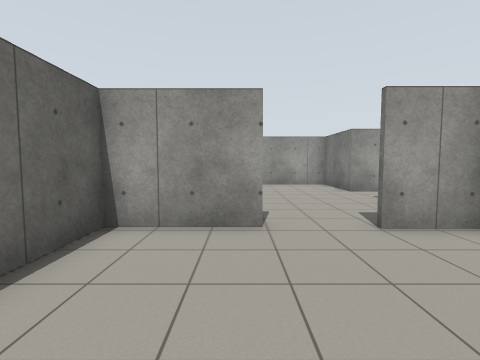
[1] (above)

18 first-person views from a walk through a Gazebo world. The camera is 1.2 m above the floor, tilts 4° down and sees 85° across. The floor is counted in squares, 1 m on a side. Each view is taken from the middle of a square. On the plan, view 1 faces up. The plan holds only what a view shows up to about 12 squares ahead; the rest is blank.

[2]
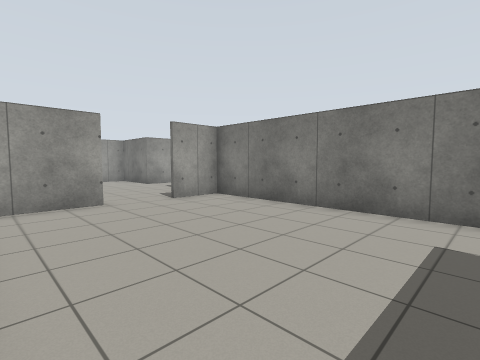

[3]
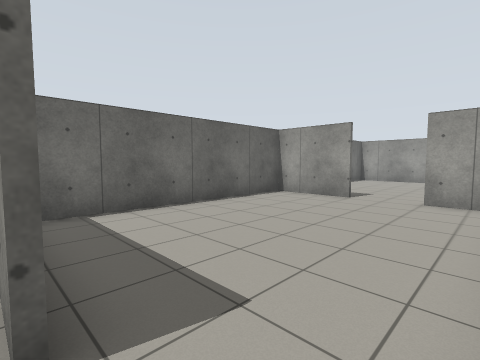

[4]
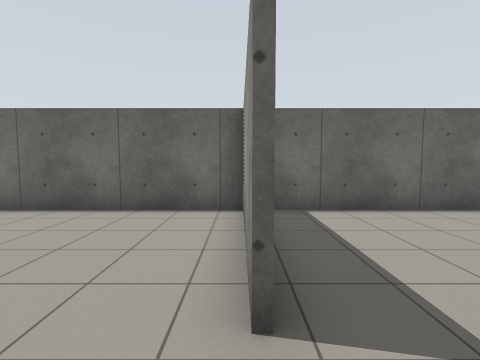

[5]
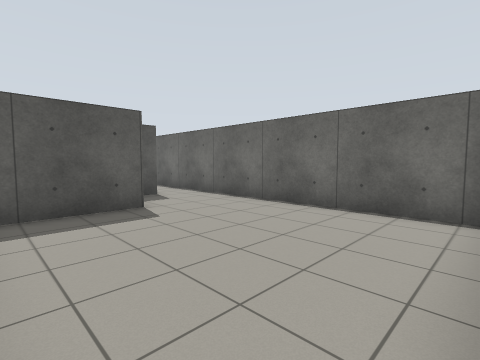

[6]
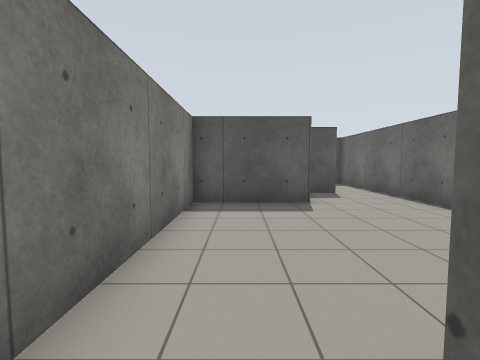

[7]
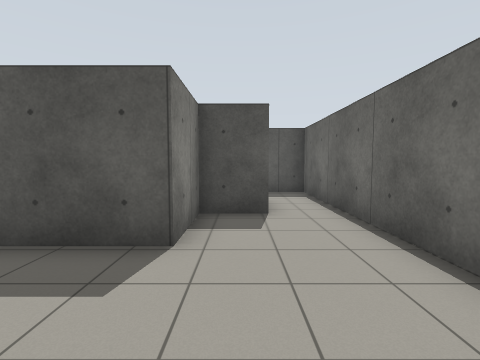

[8]
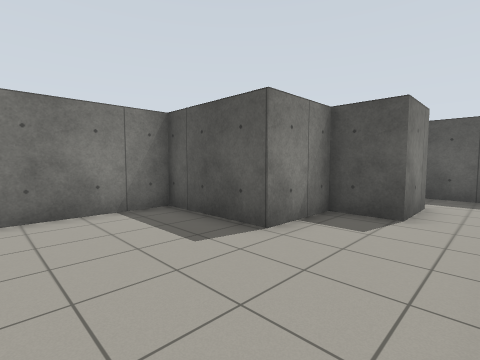

[9]
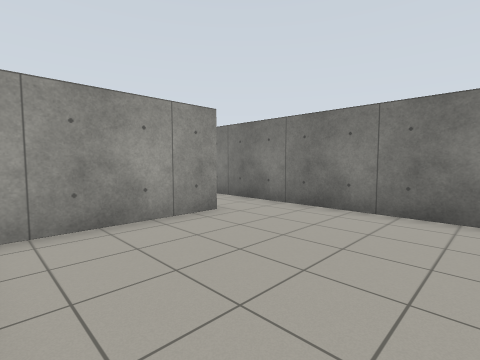

[10]
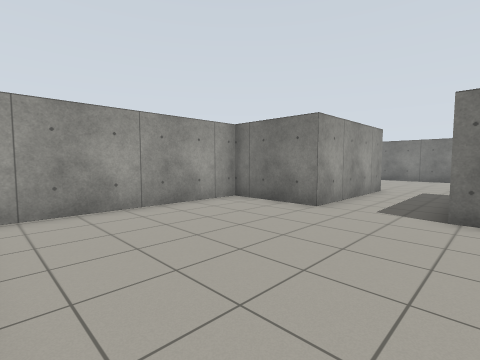

[11]
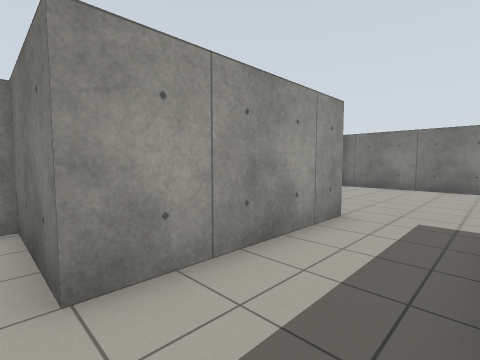

[12]
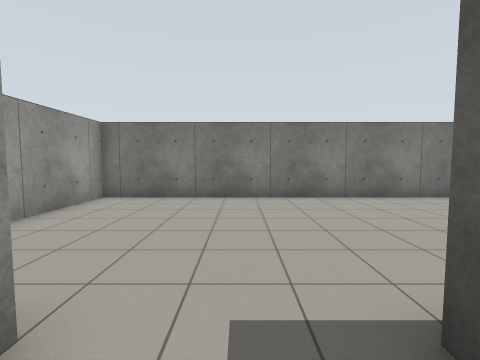

[13]
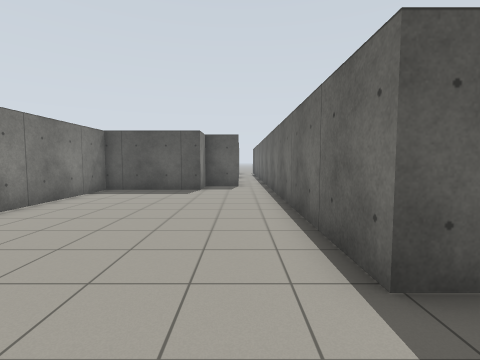

[14]
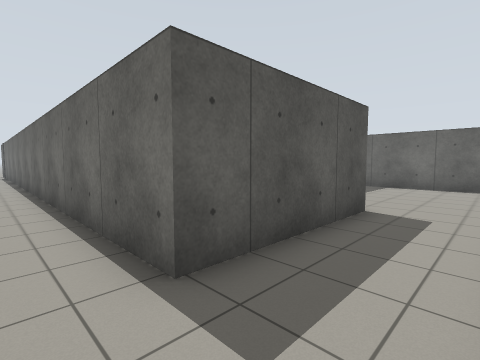

[15]
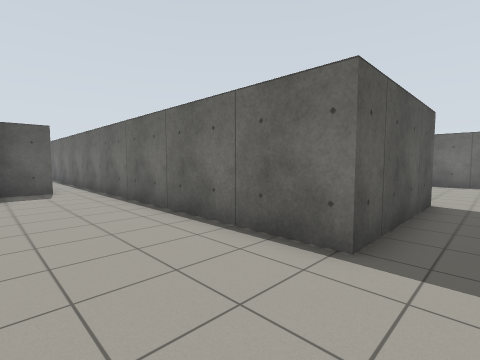

[16]
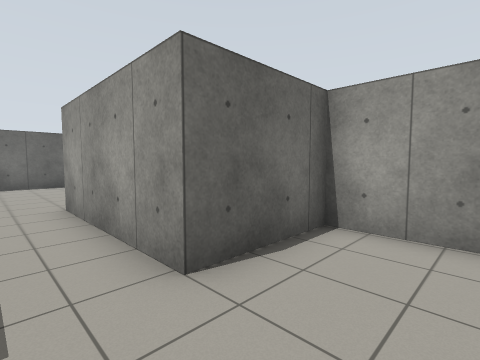

[17]
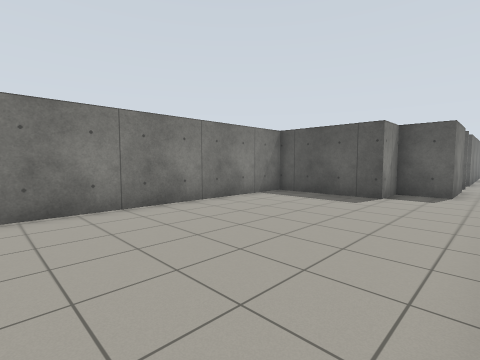

[18]
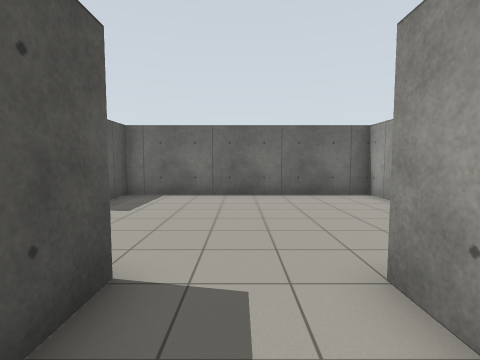

### Floor plan
Points are (right, up) in squares from view 1. A wall is a line through its corners. A room is listed if a view was taken in it or the views show most of it. See-through windows are left out.
Room 1 (views 1, 2, 6)
walls: (0.5, 4.8) (-2.6, 4.8); (-2.5, 5) (-2.5, -3.2); (4.4, -3.4) (4.4, 4.8) (2.5, 4.8)
ways out: opening at (3.5, -4) to room 2; opening at (1.5, 5) to room 3
Room 2 (views 3, 4, 5, 7, 8, 9)
walls: (2.2, -3.9) (-1.9, -3.9); (-2.5, -3.9) (-2.5, -17.3) (-0.3, -17.3); (-0.7, -15) (-0.7, -13) (0.9, -13) (0.9, -10.6) (4.4, -10.6) (4.4, -3.4)
ways out: opening at (3.5, -4) to room 1
Room 3 (views 10, 11, 12, 13, 14, 15, 16, 17, 18)
walls: (4.4, 7.1) (4.4, 7.7) (9.6, 7.7) (9.6, -5.6); (-2.6, 4.9) (-1.1, 4.9); (11.1, -5.5) (11.1, -2.7) (12.7, -2.7) (12.7, -1.1) (16.7, -1.1) (16.7, 13.6) (9.6, 13.6) (9.6, 10.5) (4.4, 10.5) (4.4, 13.6) (-2.5, 13.6) (-2.5, 5)
ways out: opening at (1.5, 5) to room 1; opening at (10, -6)

Positions as (right, up) in squares from view 1, and headings:
1: (0, 0), facing up
2: (-2, -3), facing up-right
3: (4, -4), facing up-left
4: (4, -4), facing left
5: (4, -4), facing down-left
6: (3, -3), facing down
7: (0, -7), facing down
8: (-2, -7), facing down-right
9: (-2, -9), facing up-right
10: (-2, 7), facing up-right
11: (4, 8), facing up-right
12: (8, 9), facing right
13: (11, 10), facing down
14: (11, 10), facing down-left
15: (13, 9), facing down-left
16: (12, 9), facing up-left
17: (10, 8), facing down-right
18: (7, 9), facing left
